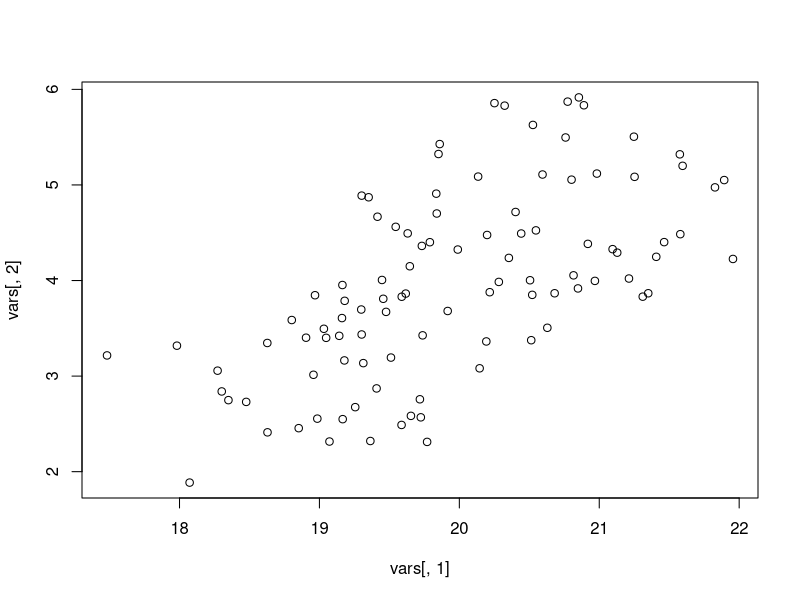
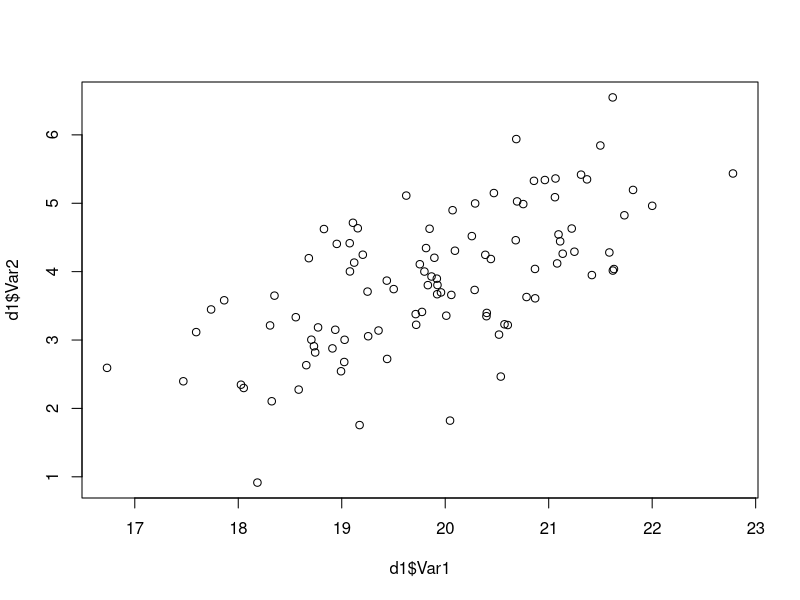
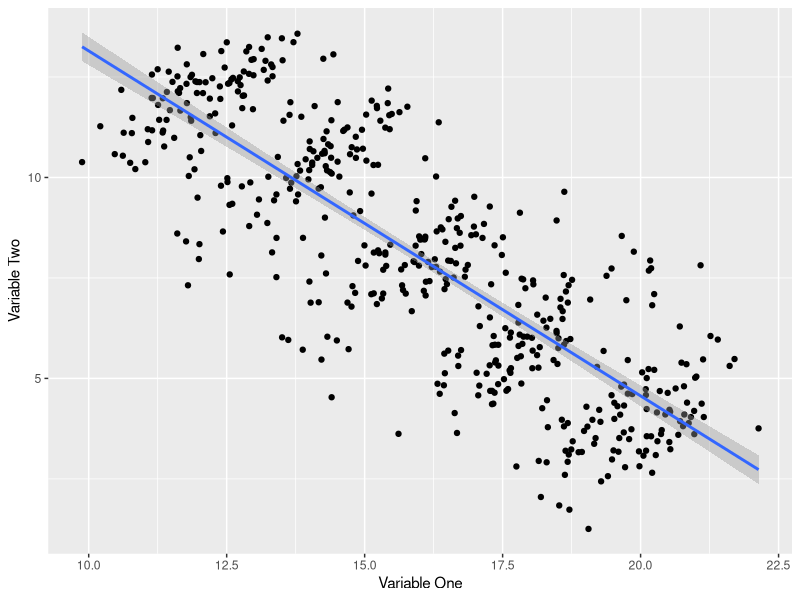
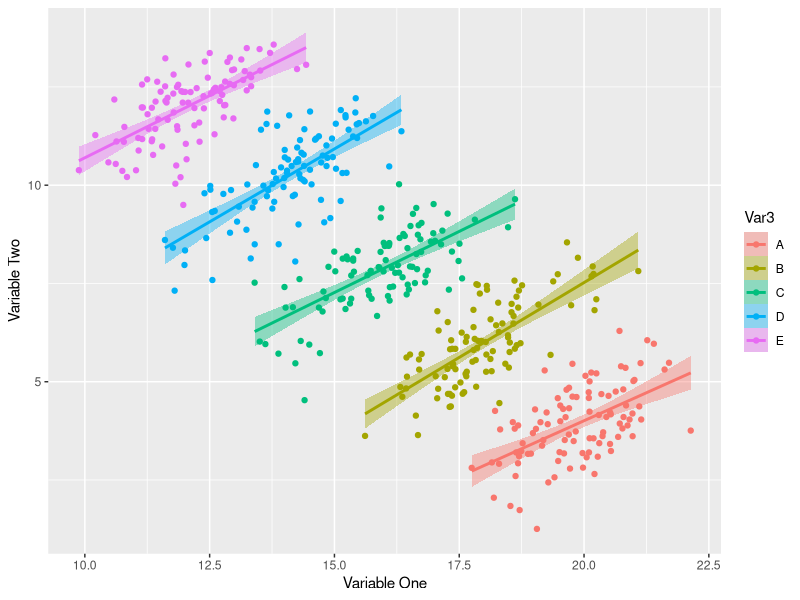

Recreate these plots in R, in order.
#############################################
### Generating Data for Simpson's Paradox ###
#############################################
# A more detailed tutorial can be found no the Quora blog Rticles
# Rticle: https://rticles.quora.com/Generating-Data-for-Simpsons-Paradox

library(tidyverse)

# Generating correlated data with mvrnorm() from the MASS library
library(MASS)

# sample means
mu <- c(20,4)

# define our covariance as a matrix, and specify the covariance relationship (i.e. 0.7 in this case)
Sigma <- matrix(.7, nrow=2, ncol=2) + diag(2)*.3

# create variables
vars <- mvrnorm(n=100, mu=mu, Sigma=Sigma)

head(vars)
cor(vars)

# Plot the variables
plot(vars[,1],vars[,2])

# Create a function for multiple pairwise correlated variables
corVars<-function(m1,m2,confVar){
  mu <- c(m1,m2)
  Sigma <- matrix(.7, nrow=2, ncol=2) + diag(2)*.3
  vars <- mvrnorm(n=100, mu=mu, Sigma=Sigma)
  Var1<-vars[,1]
  Var2<-vars[,2]
  df<-as.data.frame(cbind(Var1 = Var1,Var2 = Var2,Var3 = confVar))
  df$Var1<-as.numeric(as.character(df$Var1))
  df$Var2<-as.numeric(as.character(df$Var2))
  df
}

# Quick check to make sure the function works
d1 <- corVars(m1 = 20, m2 = 4, confVar = "A")
plot(d1$Var1,d1$Var2)

# Re-running for multiple sets and combining into a single dataframe
d1 <- corVars(m1 = 20, m2 = 4, confVar = "A")
d2 <- corVars(m1 = 18, m2 = 6, confVar = "B")
d3 <- corVars(m1 = 16, m2 = 8, confVar = "C")
d4 <- corVars(m1 = 14, m2 = 10, confVar = "D")
d5 <- corVars(m1 = 12, m2 = 12, confVar = "E")
 
df<-rbind(d1,d2,d3,d4,d5)

# Checking the correlation between the two variables
cor.test(df$Var1,df$Var2)

# Strong negative correlation: -0.82

# Plotting the correlation 
df %>%
  ggplot(aes(x=Var1,y=Var2)) +
  geom_point()+
  geom_smooth(method="lm")+
  xlab("Variable One")+ylab("Variable Two")

# Now replotting while controlling for the third confounding variable
df %>%
  ggplot(aes(x=Var1,y=Var2,fill=Var3,colour=Var3)) +
  geom_point()+
  geom_smooth(method="lm")+
  xlab("Variable One")+ylab("Variable Two")

